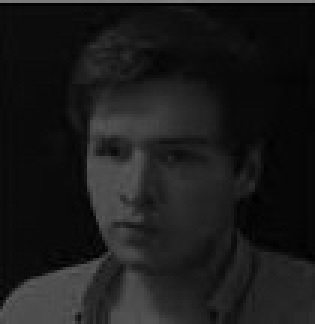
#> input picture alex.png, 105 x 108 px (shown 3 times larger)
$ python TP2_part3.py
#> lines starting #> are read from the running program, lines starting #| are printed output that depends on the picture
# Partie 3 – Expansion (étirement) d’histogramme
import cv2
import numpy as np
import matplotlib.pyplot as plt

# Charger l'image alex en niveaux de gris
alex = cv2.imread('alex.png', cv2.IMREAD_GRAYSCALE)
#> alex is the input picture: shape (108, 105); min 0, max 132, mean 27.1
if alex is None:
    raise FileNotFoundError("alex.png introuvable dans le dossier !")

# Fonction histogramme (réutilisation TP2 part2)
def HISTO(img):
    hist = np.zeros(256, dtype=int)
    for p in img.flatten():
        hist[p] += 1
    return hist

# 1. Trouver Imin et Imax
Imin = np.min(alex)
#> Imin = 0
Imax = np.max(alex)
#> Imax = 132

print("Valeur minimale:", Imin)
#| Valeur minimale: 0
print("Valeur maximale:", Imax)
#| Valeur maximale: 132

# 2. Expansion d'histogramme
def expand_contrast(img):
    Imin = np.min(img)
#> Imin = 0
    Imax = np.max(img)
#> Imax = 132
    expanded = (img - Imin) * (255 / (Imax - Imin))
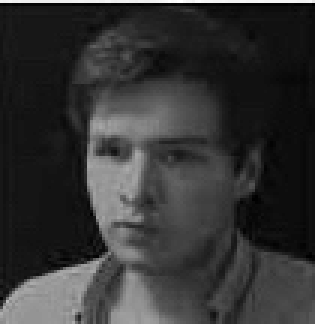
#> expanded: shape (108, 105) float64 (shown 3 times larger); min 0, max 255, mean 52.4
    return expanded.astype(np.uint8)

alex_expanded = expand_contrast(alex)

# 3. Affichage
plt.figure(figsize=(10,4))
plt.subplot(1,2,1); plt.imshow(alex, cmap='gray'); plt.title("alex - Originale"); plt.axis('off')
plt.subplot(1,2,2); plt.imshow(alex_expanded, cmap='gray'); plt.title("Après expansion de contraste"); plt.axis('off')
plt.show()
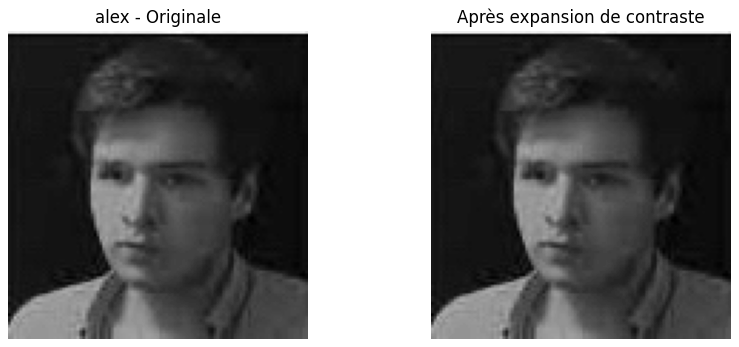
#> figure drawn by matplotlib, 2 panels

# Hist avant/après
plt.figure(figsize=(10,4))
plt.subplot(1,2,1); plt.bar(range(256), HISTO(alex)); plt.title("Histogramme avant expansion")
#> the loop in HISTO, `for p in img.flatten():` made 11340 passes
#> p on passes 1 to 3: 124, 123, 124
#> after the loop in HISTO, `for p in img.flatten():`: hist = 256 values, max 970 at index 10, min 0 at index 92, mean 44.3
plt.subplot(1,2,2); plt.bar(range(256), HISTO(alex_expanded)); plt.title("Histogramme après expansion")
plt.show()
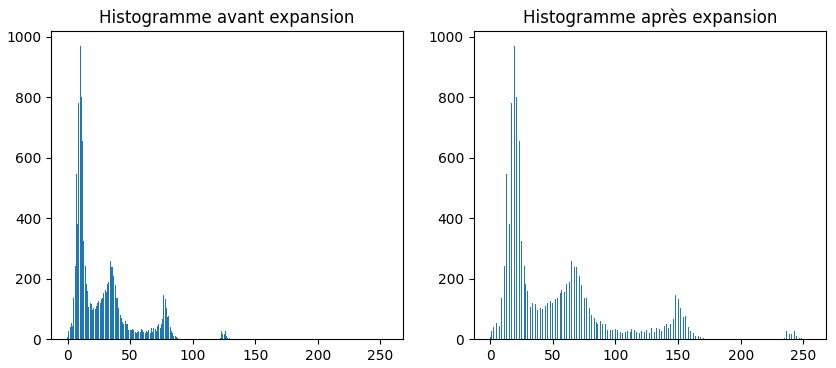
#> figure drawn by matplotlib, 2 panels; panel 1: tallest bar 970 high, from x = 9.6 to 10.4; panel 2: tallest bar 970 high, from x = 18.6 to 19.4
